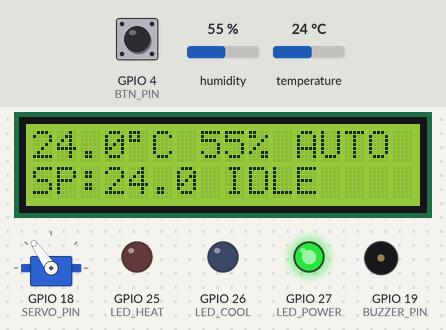
A sketch run on a simulated ESP32. Shown: 16×2 character LCD, servo, output pins drawn as LEDs (lit = HIGH), buzzer (waves = sounding). The inputs (shaded band) are chosen by the test bench; at power-on: GPIO 4 (BTN_PIN) HIGH, temperature 24 °C, humidity 55 %. WiFi joins after 1.5 s; servers stay silent unless stated; no MQTT or app messages arrive unless stated; what the sketch prints to the serial monitor is not drawn.

Above: at 3.8 s.
3.9 s: GPIO 4 (BTN_PIN) pulled LOW for 0.15 s
At 4.4 s:
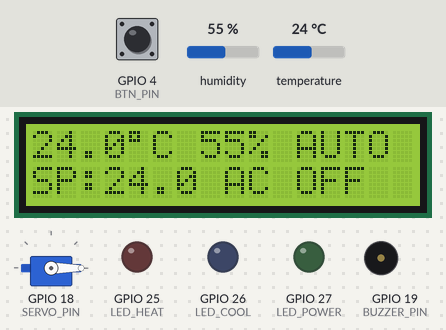
5.5 s: GPIO 4 (BTN_PIN) pulled LOW for 1 s
At 6.78 s:
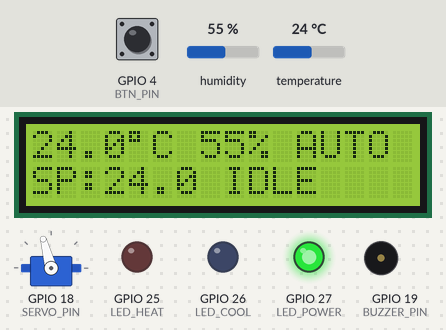
7.1 s: temperature set to 23.4 °C
At 10.9 s:
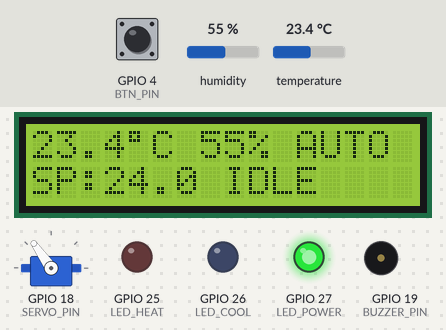
12.2 s: temperature set to 22.6 °C
At 16.77 s:
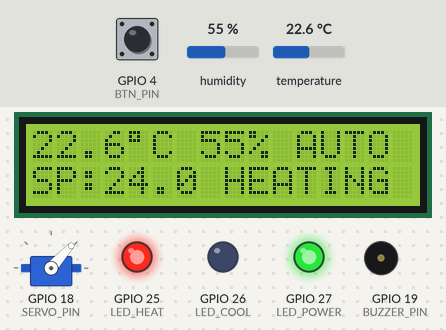
17.1 s: temperature set to 23.6 °C
At 18.9 s:
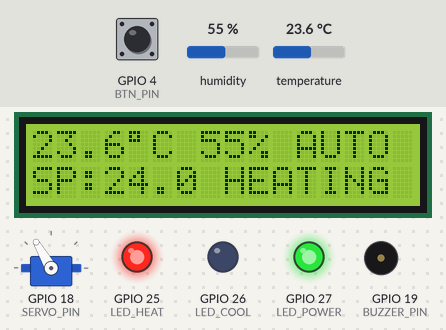
20.2 s: temperature set to 24.3 °C
At 24.77 s:
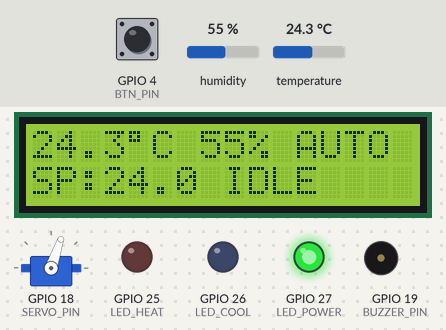
Timing chart, 0 to 25.1 s (numbered marks = the images above; inputs shaded):
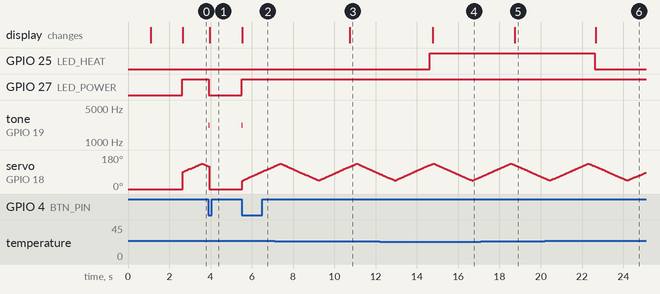

The sketch:

sketch.ino
```cpp
/*
 * ============================================================
 *  Smart Air Conditioner  -  ESP32 + DHT11 + MQTT + Node-RED
 *  IoT course (ENP) - Wokwi simulation
 * ============================================================
 *  Sensor   : DHT11 (Wokwi only offers the DHT22 part, which uses
 *             the same 1-wire protocol -> change DHT_TYPE to DHT11
 *             on real hardware, nothing else changes)
 *  Actuators: LED blue  = compressor COOLING
 *             LED red   = HEATING (heat pump)
 *             LED green = AC powered ON
 *             Servo     = swinging air louver (speed = fan speed)
 *             Buzzer    = "beep" when a command is received
 *  Local UI : LCD 16x2 I2C + push button (power ON/OFF)
 *  Network  : Wi-Fi -> MQTT broker (public.cloud.shiftr.io:1883)
 *
 *  MQTT topics (base = enp/zaki/ac/)
 *    PUBLISH   enp/zaki/ac/telemetry     JSON every 2 s
 *    PUBLISH   enp/zaki/ac/status        "online" (retained, LWT = "offline")
 *    SUBSCRIBE enp/zaki/ac/cmd/power     "ON" | "OFF" | "TOGGLE"
 *    SUBSCRIBE enp/zaki/ac/cmd/mode      "AUTO" | "COOL" | "HEAT" | "FAN"
 *    SUBSCRIBE enp/zaki/ac/cmd/setpoint  16 ... 30 (deg C)
 * ============================================================
 */
#include <WiFi.h>
#include <PubSubClient.h>
#include <DHT.h>
#include <Wire.h>
#include <LiquidCrystal_I2C.h>
#include <ESP32Servo.h>

// ---------------- Network ----------------
const char* WIFI_SSID = "Wokwi-GUEST";   // Wokwi virtual access point
const char* WIFI_PASS = "";
const char* MQTT_HOST = "public.cloud.shiftr.io";   // free public broker
const int   MQTT_PORT = 1883;
const char* MQTT_USER = "public";
const char* MQTT_PASS = "public";

// ---------------- MQTT topics ----------------
#define BASE "enp/zaki/ac/"
const char* TOPIC_TELEMETRY = BASE "telemetry";
const char* TOPIC_STATUS    = BASE "status";
const char* TOPIC_CMD       = BASE "cmd/#";   // '#' = all command sub-topics

// ---------------- Pins ----------------
#define DHT_PIN     32
#define DHT_TYPE    DHT22      // DHT11 on the real board
#define LED_HEAT    25
#define LED_COOL    26
#define LED_POWER   27
#define SERVO_PIN   18
#define BUZZER_PIN  19
#define BTN_PIN     4

// ---------------- Objects ----------------
DHT dht(DHT_PIN, DHT_TYPE);
LiquidCrystal_I2C lcd(0x27, 16, 2);
Servo louver;
WiFiClient espClient;
PubSubClient mqtt(espClient);

// ---------------- AC state ----------------
bool   power    = true;
String mode     = "AUTO";      // AUTO | COOL | HEAT | FAN
float  setpoint = 24.0;        // target temperature (deg C)
const float HYST = 1.0;        // hysteresis band (avoids ON/OFF chattering)

float  temp = NAN, hum = NAN;
bool   cooling = false, heating = false;
int    fanSpeed = 0;           // 0 = off, 1 = low, 2 = medium, 3 = high
String state = "OFF";          // OFF | IDLE | COOLING | HEATING | FAN

// ---------------- Timers ----------------
unsigned long lastRead = 0, lastMqttTry = 0, lastSwing = 0, lastBtn = 0;
int  louverAngle = 90, louverDir = 1;
bool lastBtnLevel = HIGH;

// ============================================================
void beep() { tone(BUZZER_PIN, 2200, 60); }

// ------------------------------------------------------------
// Control logic: thermostat with hysteresis
// ------------------------------------------------------------
void updateControl() {
  if (!power || isnan(temp)) {
    cooling = heating = false;
    fanSpeed = 0;
    state = power ? "IDLE" : "OFF";
  } else if (mode == "FAN") {
    cooling = heating = false;
    fanSpeed = 2;
    state = "FAN";
  } else {
    bool canCool = (mode == "COOL" || mode == "AUTO");
    bool canHeat = (mode == "HEAT" || mode == "AUTO");

    // Cooling: starts above SP + HYST, stops when SP is reached
    if (!canCool)                               cooling = false;
    else if (!cooling && temp >= setpoint + HYST) cooling = true;
    else if ( cooling && temp <= setpoint)        cooling = false;

    // Heating: starts below SP - HYST, stops when SP is reached
    if (!canHeat)                               heating = false;
    else if (!heating && temp <= setpoint - HYST) heating = true;
    else if ( heating && temp >= setpoint)        heating = false;

    float gap = fabs(temp - setpoint);
    if (cooling || heating) fanSpeed = (gap < 2) ? 1 : (gap < 5 ? 2 : 3);
    else                    fanSpeed = 1;       // ventilation only
    state = cooling ? "COOLING" : (heating ? "HEATING" : "IDLE");
  }

  digitalWrite(LED_POWER, power);
  digitalWrite(LED_COOL, cooling);
  digitalWrite(LED_HEAT, heating);
}

// ------------------------------------------------------------
void updateLcd() {
  char l1[17], l2[17];
  if (isnan(temp)) snprintf(l1, 17, "Sensor error    ");
  else snprintf(l1, 17, "%4.1f%cC %2.0f%% %-4s ", temp, (char)223, hum, mode.c_str());
  if (!power) snprintf(l2, 17, "SP:%4.1f AC OFF ", setpoint);
  else        snprintf(l2, 17, "SP:%4.1f %-7s ", setpoint, state.c_str());
  lcd.setCursor(0, 0); lcd.print(l1);
  lcd.setCursor(0, 1); lcd.print(l2);
}

// ------------------------------------------------------------
void publishTelemetry() {
  if (!mqtt.connected() || isnan(temp)) return;   // nothing valid to send yet
  char json[200];
  snprintf(json, sizeof(json),
    "{\"temp\":%.1f,\"hum\":%.1f,\"setpoint\":%.1f,\"power\":\"%s\","
    "\"mode\":\"%s\",\"state\":\"%s\",\"fan\":%d}",
    isnan(temp) ? 0.0 : temp, isnan(hum) ? 0.0 : hum, setpoint,
    power ? "ON" : "OFF", mode.c_str(), state.c_str(), fanSpeed);
  mqtt.publish(TOPIC_TELEMETRY, json);
  Serial.printf("[PUB] %s -> %s\n", TOPIC_TELEMETRY, json);
}

void refreshAll() { updateControl(); updateLcd(); publishTelemetry(); }

// ------------------------------------------------------------
// MQTT callback: commands coming from Node-RED
// ------------------------------------------------------------
void onMqttMessage(char* topic, byte* payload, unsigned int len) {
  String msg;
  for (unsigned int i = 0; i < len; i++) msg += (char)payload[i];
  msg.trim();
  String t = topic;
  Serial.printf("[SUB] %s <- %s\n", topic, msg.c_str());

  String up = msg; up.toUpperCase();
  if (t.endsWith("/power")) {
    if (up == "ON" || up == "TRUE" || up == "1")        power = true;
    else if (up == "OFF" || up == "FALSE" || up == "0") power = false;
    else if (up == "TOGGLE")                            power = !power;
  } else if (t.endsWith("/mode")) {
    if (up == "AUTO" || up == "COOL" || up == "HEAT" || up == "FAN") mode = up;
  } else if (t.endsWith("/setpoint")) {
    float v = msg.toFloat();
    if (v >= 16 && v <= 30) setpoint = v;
  } else return;

  beep();
  refreshAll();
}

// ------------------------------------------------------------
void connectWiFi() {
  lcd.clear(); lcd.print("Connecting WiFi");
  WiFi.begin(WIFI_SSID, WIFI_PASS, 6);
  while (WiFi.status() != WL_CONNECTED) { delay(250); Serial.print("."); }
  Serial.printf("\nWiFi OK, IP = %s\n", WiFi.localIP().toString().c_str());
}

void connectMqtt() {                       // non-blocking: 1 try every 3 s
  if (mqtt.connected() || millis() - lastMqttTry < 3000) return;
  lastMqttTry = millis();
  String id = "enp-ac-" + String((uint32_t)ESP.getEfuseMac(), HEX);
  Serial.print("MQTT connecting... ");
  // connect(id, user, pass, willTopic, willQos, willRetain, willMessage)
  if (mqtt.connect(id.c_str(), MQTT_USER, MQTT_PASS, TOPIC_STATUS, 1, true, "offline")) {
    Serial.println("OK");
    mqtt.publish(TOPIC_STATUS, "online", true);
    mqtt.subscribe(TOPIC_CMD);
    publishTelemetry();
  } else {
    Serial.printf("failed, rc=%d\n", mqtt.state());
  }
}

// ------------------------------------------------------------
void handleButton() {                      // local power button
  bool lvl = digitalRead(BTN_PIN);
  if (lvl == LOW && lastBtnLevel == HIGH && millis() - lastBtn > 250) {
    lastBtn = millis();
    power = !power;
    beep();
    refreshAll();
  }
  lastBtnLevel = lvl;
}

void animateLouver() {                     // swing speed = fan speed
  if (millis() - lastSwing < 20) return;
  lastSwing = millis();
  if (fanSpeed == 0) {                     // AC off -> louver closed
    if (louverAngle != 0) { louverAngle = 0; louver.write(0); }
    return;
  }
  if (louverAngle < 45) louverAngle = 45;
  louverAngle += louverDir * fanSpeed;
  if (louverAngle >= 135) { louverAngle = 135; louverDir = -1; }
  if (louverAngle <= 45)  { louverAngle = 45;  louverDir = 1; }
  louver.write(louverAngle);
}

// ============================================================
void setup() {
  Serial.begin(115200);
  pinMode(LED_HEAT, OUTPUT);
  pinMode(LED_COOL, OUTPUT);
  pinMode(LED_POWER, OUTPUT);
  pinMode(BTN_PIN, INPUT_PULLUP);

  lcd.init(); lcd.backlight();
  lcd.print(" Smart AC  v1.0"); lcd.setCursor(0, 1); lcd.print(" ESP32 + MQTT");
  dht.begin();
  louver.attach(SERVO_PIN);
  louver.write(0);
  delay(1000);

  connectWiFi();
  mqtt.setServer(MQTT_HOST, MQTT_PORT);
  mqtt.setCallback(onMqttMessage);
  lcd.clear();
}

void loop() {
  if (WiFi.status() != WL_CONNECTED) connectWiFi();
  connectMqtt();
  mqtt.loop();
  handleButton();

  if (millis() - lastRead >= 2000) {       // DHT11: max 1 reading / s
    lastRead = millis();
    float t = dht.readTemperature();
    float h = dht.readHumidity();
    if (!isnan(t) && !isnan(h)) { temp = t; hum = h; }
    refreshAll();
  }
  animateLouver();
}
```

Measured:
- the behaviour switches between 23.1 and 23 °C on temperature (found by bisection; images 3 and 4)
- the behaviour switches between 23.9 and 24 °C on temperature (found by bisection; images 5 and 6)
- after the input at 3.9 s, GPIO 27 (LED_POWER): HIGH → LOW at once; tone on GPIO 19 (BUZZER_PIN): silent → 2200 Hz at once, → silent 0.06 s later; the display: changes after 0.06 s (image 1)
- after the input at 5.5 s, GPIO 27 (LED_POWER): LOW → HIGH at once; tone on GPIO 19 (BUZZER_PIN): silent → 2200 Hz at once, → silent 0.06 s later; servo on GPIO 18 (SERVO_PIN): moves from 0° to 121° over 1.6 s, starting at once; the display: changes at once (image 2)
- after the input at 7.1 s, the display: changes after 3.7 s (image 3)
- after the input at 12.2 s, GPIO 25 (LED_HEAT): LOW → HIGH after 2.4 s; the display: changes after 2.6 s (image 4)
- after the input at 17.1 s, the display: changes after 1.7 s (image 5)
- after the input at 20.2 s, GPIO 25 (LED_HEAT): HIGH → LOW after 2.4 s; the display: changes after 2.5 s (image 6)
